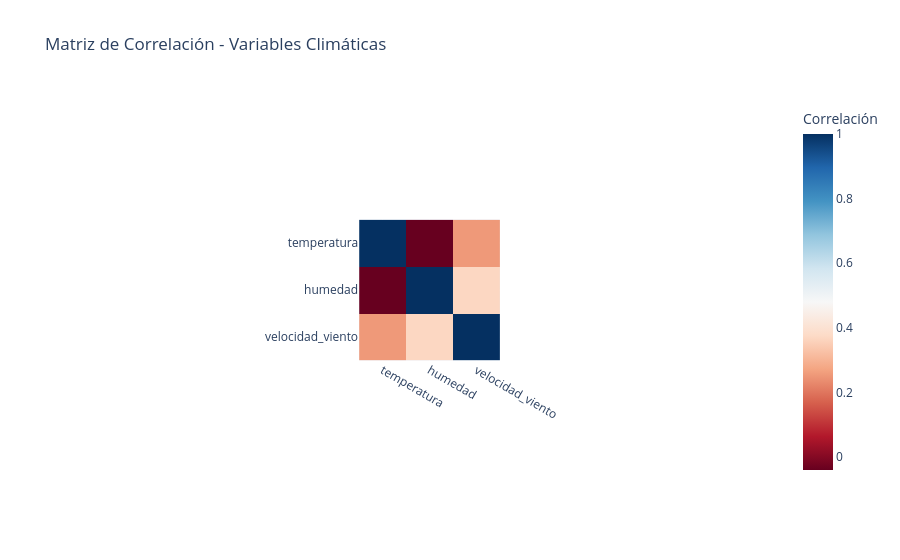
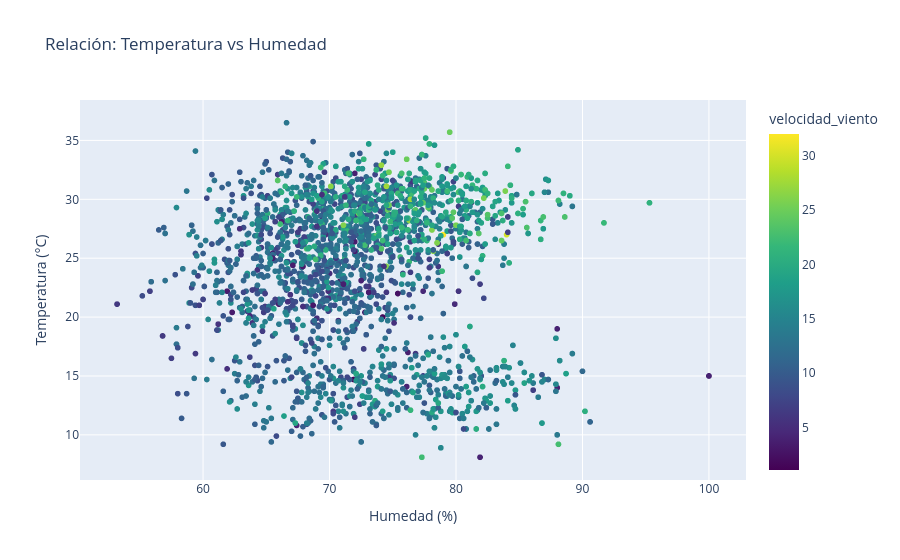

The code cell stored with these charts, in order, in its notebook:
### Code cell
# Estadísticas descriptivas
print("📈 Estadísticas Descriptivas:")
print(df[['temperatura', 'humedad', 'velocidad_viento']].describe())

# Matriz de correlación
print("\n🔗 Matriz de Correlación:")
correlation = df[['temperatura', 'humedad', 'velocidad_viento']].corr()
print(correlation)

# Visualizar correlación
fig = px.imshow(
    correlation,
    labels=dict(color="Correlación"),
    title="Matriz de Correlación - Variables Climáticas",
    color_continuous_scale='RdBu'
)
fig.show()

# Scatter plot: Temperatura vs Humedad
fig = px.scatter(
    df, 
    x='humedad', 
    y='temperatura',
    title='Relación: Temperatura vs Humedad',
    labels={'humedad': 'Humedad (%)', 'temperatura': 'Temperatura (°C)'},
    color='velocidad_viento',
    color_continuous_scale='Viridis'
)
fig.show()

### Figure 1 — Plotly figure (JSON) as saved in the notebook; plotly's stock layout.template omitted (floating-point values rounded to 4 significant figures)
{"data": [{"coloraxis": "coloraxis", "hovertemplate": "x: %{x}<br>y: %{y}<br>Correlación: %{z}<extra></extra>", "name": "0", "type": "heatmap", "x": ["temperatura", "humedad", "velocidad_viento"], "xaxis": "x", "y": ["temperatura", "humedad", "velocidad_viento"], "yaxis": "y", "z": [[1, -0.03959, 0.2538], [-0.03959, 1, 0.3686], [0.2538, 0.3686, 1]]}], "layout": {"autosize": true, "coloraxis": {"colorbar": {"title": {"text": "Correlación"}}, "colorscale": [[0, "rgb(103,0,31)"], [0.1, "rgb(178,24,43)"], [0.2, "rgb(214,96,77)"], [0.3, "rgb(244,165,130)"], [0.4, "rgb(253,219,199)"], [0.5, "rgb(247,247,247)"], [0.6, "rgb(209,229,240)"], [0.7, "rgb(146,197,222)"], [0.8, "rgb(67,147,195)"], [0.9, "rgb(33,102,172)"], [1, "rgb(5,48,97)"]]}, "title": {"text": "Matriz de Correlación - Variables Climáticas"}, "xaxis": {"anchor": "y", "autorange": true, "constrain": "domain", "domain": [0.3993, 0.6007], "range": [-0.5, 2.5], "scaleanchor": "y", "type": "category"}, "yaxis": {"anchor": "x", "autorange": true, "constrain": "domain", "domain": [0, 1], "range": [2.5, -0.5], "type": "category"}}}

### Figure 2 — Plotly figure (JSON) as saved in the notebook; plotly's stock layout.template omitted (floating-point values rounded to 4 significant figures; data arrays with more than 128 entries replaced by an {"elided": "..."} marker saying what was removed)
{"data": [{"hovertemplate": "Humedad (%)=%{x}<br>Temperatura (°C)=%{y}<br>velocidad_viento=%{marker.color}<extra></extra>", "legendgroup": "", "marker": {"color": {"elided": "3010 float values"}, "coloraxis": "coloraxis", "symbol": "circle"}, "mode": "markers", "name": "", "showlegend": false, "type": "scattergl", "x": {"elided": "3010 float values"}, "xaxis": "x", "y": {"elided": "3010 float values"}, "yaxis": "y"}], "layout": {"autosize": true, "coloraxis": {"colorbar": {"title": {"text": "velocidad_viento"}}, "colorscale": [[0, "#440154"], [0.1111, "#482878"], [0.2222, "#3e4989"], [0.3333, "#31688e"], [0.4444, "#26828e"], [0.5556, "#1f9e89"], [0.6667, "#35b779"], [0.7778, "#6ece58"], [0.8889, "#b5de2b"], [1, "#fde725"]]}, "legend": {"tracegroupgap": 0}, "title": {"text": "Relación: Temperatura vs Humedad"}, "xaxis": {"anchor": "y", "autorange": true, "domain": [0, 1], "range": [50.34, 102.9], "title": {"text": "Humedad (%)"}, "type": "linear"}, "yaxis": {"anchor": "x", "autorange": true, "domain": [0, 1], "range": [5.756, 38.84], "title": {"text": "Temperatura (°C)"}, "type": "linear"}}}
